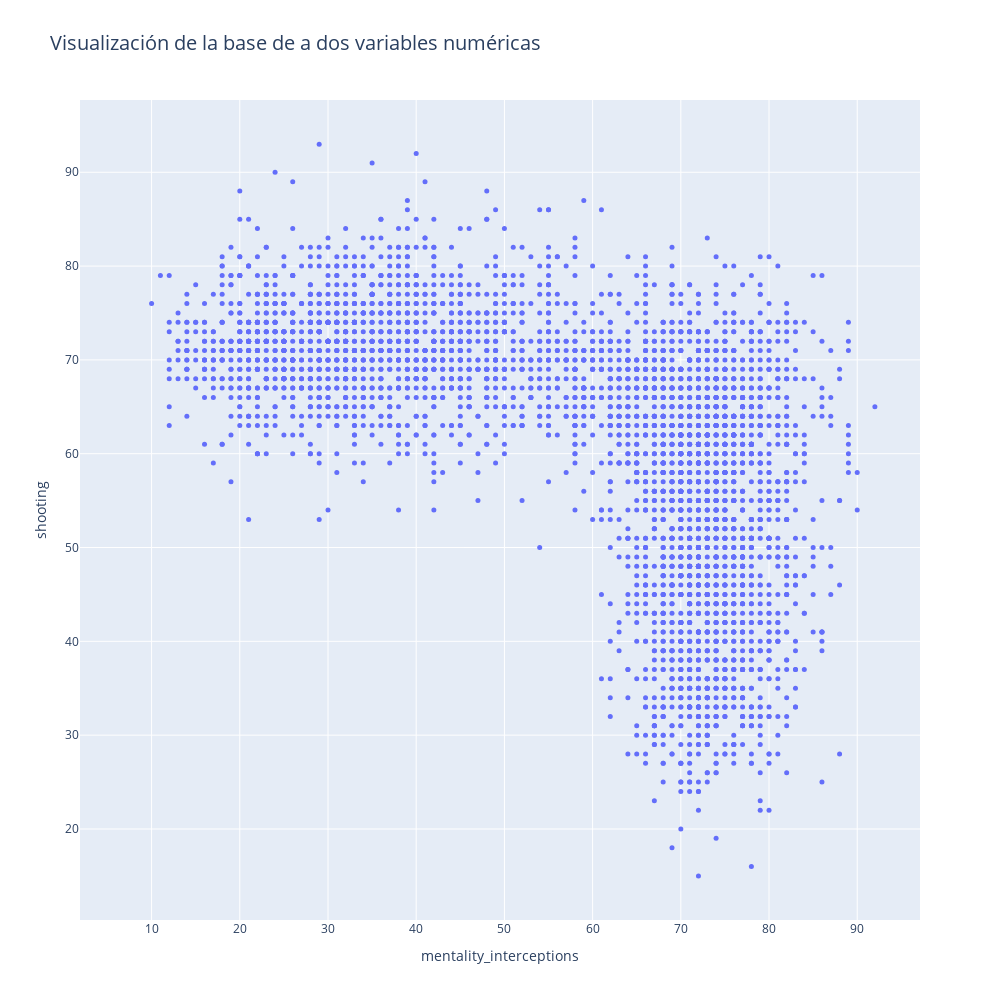

Notebook code for this chart:
### Markdown cell above
**Visualización de variables "mentality_interceptions" vs "shooting"**

### Code cell
data=[]

#Elejimos dos variables, para esto elejimos dos números entre 0 y  de n_skills-1
skill_1=skills_ratings[32]
skill_2=skills_ratings[1]

graf1 = go.Scatter(x=df_skills[skill_1], y=df_skills[skill_2],
                           mode='markers',
                        text=df_n.loc[:,'short_name'], #'Height', 'Weight', 'Club', 'Age', 'Name','Position'
                           marker=dict(
                                size=5)
                           )

data=[graf1]

layout = go.Layout(title="Visualización de la base de a dos variables numéricas",titlefont=dict(size=12),
                xaxis=dict(title=skill_1),
                yaxis=dict(title=skill_2),
                autosize=False, width=1000,height=1000)

fig = go.Figure(data=data, layout=layout)

iplot(fig)

### Figure 1 — Plotly figure (JSON) as saved in the notebook; plotly's stock layout.template omitted (floating-point values rounded to 4 significant figures; data arrays with more than 128 entries replaced by an {"elided": "..."} marker saying what was removed)
{"data": [{"marker": {"size": 5}, "mode": "markers", "text": {"elided": "4756 str values"}, "type": "scatter", "x": {"elided": "4756 int values"}, "y": {"elided": "4756 int values"}}], "layout": {"autosize": false, "height": 1000, "title": {"font": {"size": 20}, "text": "Visualización de la base de a dos variables numéricas"}, "width": 1000, "xaxis": {"title": {"text": "mentality_interceptions"}}, "yaxis": {"title": {"text": "shooting"}}}}
